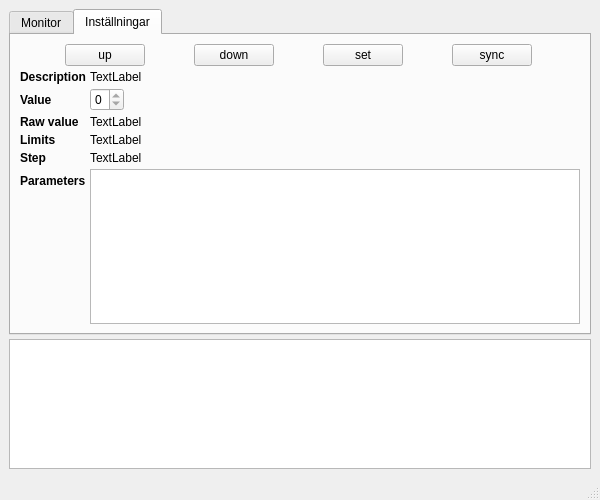
<?xml version="1.0" encoding="UTF-8"?>
<ui version="4.0">
 <class>MainWindow</class>
 <widget class="QMainWindow" name="MainWindow">
  <property name="windowModality">
   <enum>Qt::NonModal</enum>
  </property>
  <property name="geometry">
   <rect>
    <x>0</x>
    <y>0</y>
    <width>600</width>
    <height>500</height>
   </rect>
  </property>
  <property name="windowTitle">
   <string>Winsch-PC</string>
  </property>
  <property name="tabShape">
   <enum>QTabWidget::Rounded</enum>
  </property>
  <widget class="QWidget" name="centralwidget">
   <layout class="QVBoxLayout" name="verticalLayout">
    <property name="spacing">
     <number>4</number>
    </property>
    <item>
     <widget class="QTabWidget" name="tabWidget">
      <property name="sizePolicy">
       <sizepolicy hsizetype="Expanding" vsizetype="Expanding">
        <horstretch>0</horstretch>
        <verstretch>5</verstretch>
       </sizepolicy>
      </property>
      <property name="currentIndex">
       <number>1</number>
      </property>
      <widget class="QWidget" name="tab_samples">
       <attribute name="title">
        <string>Monitor</string>
       </attribute>
       <layout class="QHBoxLayout" name="horizontalLayout_5">
        <item>
         <layout class="QVBoxLayout" name="verticalLayout_3">
          <property name="spacing">
           <number>4</number>
          </property>
          <item>
           <widget class="myCurveWidget" name="graph"/>
          </item>
          <item>
           <widget class="QSlider" name="hslider">
            <property name="maximum">
             <number>0</number>
            </property>
            <property name="orientation">
             <enum>Qt::Horizontal</enum>
            </property>
            <property name="invertedAppearance">
             <bool>false</bool>
            </property>
            <property name="invertedControls">
             <bool>false</bool>
            </property>
            <property name="tickPosition">
             <enum>QSlider::NoTicks</enum>
            </property>
           </widget>
          </item>
         </layout>
        </item>
        <item>
         <layout class="QVBoxLayout" name="verticalLayout_2" stretch="0,0,0,0,0,0,0,0,1">
          <property name="spacing">
           <number>4</number>
          </property>
          <property name="sizeConstraint">
           <enum>QLayout::SetDefaultConstraint</enum>
          </property>
          <item>
           <widget class="QPushButton" name="btn_get">
            <property name="text">
             <string>get</string>
            </property>
            <property name="checkable">
             <bool>true</bool>
            </property>
            <property name="autoDefault">
             <bool>false</bool>
            </property>
            <property name="default">
             <bool>false</bool>
            </property>
            <property name="flat">
             <bool>false</bool>
            </property>
           </widget>
          </item>
          <item>
           <widget class="QPushButton" name="btn_save">
            <property name="text">
             <string>save</string>
            </property>
           </widget>
          </item>
          <item>
           <widget class="QPushButton" name="btn_load">
            <property name="enabled">
             <bool>false</bool>
            </property>
            <property name="text">
             <string>load</string>
            </property>
           </widget>
          </item>
          <item>
           <widget class="QSpinBox" name="spinBox">
            <property name="sizePolicy">
             <sizepolicy hsizetype="Maximum" vsizetype="Fixed">
              <horstretch>0</horstretch>
              <verstretch>0</verstretch>
             </sizepolicy>
            </property>
            <property name="wrapping">
             <bool>true</bool>
            </property>
            <property name="maximum">
             <number>0</number>
            </property>
           </widget>
          </item>
          <item>
           <widget class="Line" name="line">
            <property name="orientation">
             <enum>Qt::Horizontal</enum>
            </property>
           </widget>
          </item>
          <item>
           <widget class="QCheckBox" name="chk_pump">
            <property name="text">
             <string>Pump rpm</string>
            </property>
            <property name="checked">
             <bool>true</bool>
            </property>
           </widget>
          </item>
          <item>
           <widget class="QCheckBox" name="chk_drum">
            <property name="text">
             <string>Drum rpm</string>
            </property>
            <property name="checked">
             <bool>true</bool>
            </property>
           </widget>
          </item>
          <item>
           <widget class="QCheckBox" name="chk_temp">
            <property name="text">
             <string>Temperature</string>
            </property>
            <property name="checked">
             <bool>true</bool>
            </property>
           </widget>
          </item>
          <item alignment="Qt::AlignTop">
           <widget class="QCheckBox" name="chk_pres">
            <property name="text">
             <string>Pressure</string>
            </property>
            <property name="checked">
             <bool>true</bool>
            </property>
           </widget>
          </item>
         </layout>
        </item>
       </layout>
      </widget>
      <widget class="QWidget" name="tab_conf">
       <attribute name="title">
        <string>Inställningar</string>
       </attribute>
       <layout class="QHBoxLayout" name="horizontalLayout">
        <item>
         <layout class="QVBoxLayout" name="verticalLayout_4">
          <property name="spacing">
           <number>4</number>
          </property>
          <item>
           <layout class="QHBoxLayout" name="horizontalLayout_2">
            <property name="spacing">
             <number>4</number>
            </property>
            <property name="sizeConstraint">
             <enum>QLayout::SetDefaultConstraint</enum>
            </property>
            <item>
             <widget class="QPushButton" name="btn_up">
              <property name="sizePolicy">
               <sizepolicy hsizetype="Fixed" vsizetype="Fixed">
                <horstretch>0</horstretch>
                <verstretch>0</verstretch>
               </sizepolicy>
              </property>
              <property name="text">
               <string>up</string>
              </property>
             </widget>
            </item>
            <item>
             <widget class="QPushButton" name="btn_down">
              <property name="sizePolicy">
               <sizepolicy hsizetype="Fixed" vsizetype="Fixed">
                <horstretch>0</horstretch>
                <verstretch>0</verstretch>
               </sizepolicy>
              </property>
              <property name="text">
               <string>down</string>
              </property>
             </widget>
            </item>
            <item>
             <widget class="QPushButton" name="btn_set">
              <property name="sizePolicy">
               <sizepolicy hsizetype="Fixed" vsizetype="Fixed">
                <horstretch>0</horstretch>
                <verstretch>0</verstretch>
               </sizepolicy>
              </property>
              <property name="text">
               <string>set</string>
              </property>
             </widget>
            </item>
            <item>
             <widget class="QPushButton" name="btn_sync">
              <property name="sizePolicy">
               <sizepolicy hsizetype="Fixed" vsizetype="Fixed">
                <horstretch>0</horstretch>
                <verstretch>0</verstretch>
               </sizepolicy>
              </property>
              <property name="text">
               <string>sync</string>
              </property>
             </widget>
            </item>
           </layout>
          </item>
          <item>
           <layout class="QFormLayout" name="formLayout">
            <property name="fieldGrowthPolicy">
             <enum>QFormLayout::AllNonFixedFieldsGrow</enum>
            </property>
            <item row="0" column="0">
             <widget class="QLabel" name="label_description">
              <property name="font">
               <font>
                <weight>75</weight>
                <bold>true</bold>
               </font>
              </property>
              <property name="text">
               <string>Description</string>
              </property>
             </widget>
            </item>
            <item row="0" column="1">
             <widget class="QLabel" name="lbl_descr">
              <property name="text">
               <string>TextLabel</string>
              </property>
             </widget>
            </item>
            <item row="1" column="0">
             <widget class="QLabel" name="label_value">
              <property name="font">
               <font>
                <weight>75</weight>
                <bold>true</bold>
               </font>
              </property>
              <property name="text">
               <string>Value</string>
              </property>
             </widget>
            </item>
            <item row="1" column="1">
             <widget class="QSpinBox" name="spnbox_param">
              <property name="sizePolicy">
               <sizepolicy hsizetype="Maximum" vsizetype="Fixed">
                <horstretch>0</horstretch>
                <verstretch>0</verstretch>
               </sizepolicy>
              </property>
              <property name="maximum">
               <number>0</number>
              </property>
             </widget>
            </item>
            <item row="3" column="0">
             <widget class="QLabel" name="label_limits">
              <property name="font">
               <font>
                <weight>75</weight>
                <bold>true</bold>
               </font>
              </property>
              <property name="text">
               <string>Limits</string>
              </property>
             </widget>
            </item>
            <item row="3" column="1">
             <widget class="QLabel" name="lbl_lim">
              <property name="text">
               <string>TextLabel</string>
              </property>
             </widget>
            </item>
            <item row="4" column="0">
             <widget class="QLabel" name="label_step">
              <property name="sizePolicy">
               <sizepolicy hsizetype="Preferred" vsizetype="Preferred">
                <horstretch>0</horstretch>
                <verstretch>0</verstretch>
               </sizepolicy>
              </property>
              <property name="font">
               <font>
                <weight>75</weight>
                <bold>true</bold>
               </font>
              </property>
              <property name="text">
               <string>Step</string>
              </property>
             </widget>
            </item>
            <item row="4" column="1">
             <widget class="QLabel" name="lbl_step">
              <property name="text">
               <string>TextLabel</string>
              </property>
             </widget>
            </item>
            <item row="5" column="0">
             <widget class="QLabel" name="label">
              <property name="font">
               <font>
                <weight>75</weight>
                <bold>true</bold>
               </font>
              </property>
              <property name="text">
               <string>Parameters</string>
              </property>
             </widget>
            </item>
            <item row="5" column="1">
             <widget class="QListWidget" name="lst_params"/>
            </item>
            <item row="2" column="0">
             <widget class="QLabel" name="label_raw">
              <property name="font">
               <font>
                <weight>75</weight>
                <bold>true</bold>
               </font>
              </property>
              <property name="text">
               <string>Raw value</string>
              </property>
             </widget>
            </item>
            <item row="2" column="1">
             <widget class="QLabel" name="label_3">
              <property name="text">
               <string>TextLabel</string>
              </property>
             </widget>
            </item>
           </layout>
          </item>
         </layout>
        </item>
       </layout>
      </widget>
     </widget>
    </item>
    <item>
     <widget class="QPlainTextEdit" name="txt_status">
      <property name="enabled">
       <bool>true</bool>
      </property>
      <property name="sizePolicy">
       <sizepolicy hsizetype="Expanding" vsizetype="Expanding">
        <horstretch>0</horstretch>
        <verstretch>2</verstretch>
       </sizepolicy>
      </property>
      <property name="font">
       <font>
        <family>Courier</family>
       </font>
      </property>
     </widget>
    </item>
   </layout>
  </widget>
  <widget class="QStatusBar" name="statusbar"/>
  <widget class="QMenuBar" name="menubar">
   <property name="geometry">
    <rect>
     <x>0</x>
     <y>0</y>
     <width>600</width>
     <height>21</height>
    </rect>
   </property>
  </widget>
 </widget>
 <customwidgets>
  <customwidget>
   <class>myCurveWidget</class>
   <extends>QGraphicsView</extends>
   <header>guiqwtWidget</header>
  </customwidget>
 </customwidgets>
 <tabstops>
  <tabstop>txt_status</tabstop>
 </tabstops>
 <resources/>
 <connections/>
</ui>
